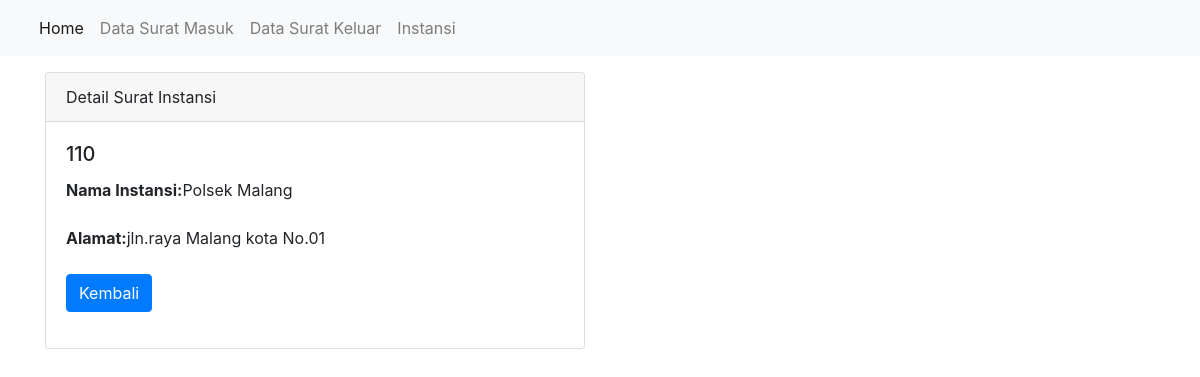
/instansi/detail/110, run on the app's committed database.
### tables this page shows
CREATE TABLE `instansi` (
  `nomor_instansi` int(100) NOT NULL,
  `nama_instansi` varchar(100) NOT NULL,
  `alamat` varchar(100) NOT NULL
);

### application/controllers/instansi.php (called while the page is built, shortened)
<?php
class instansi extends CI_Controller
{
    public function __construct()
    {
        $this->load->model('instansi_model');
    }
    public function detail($nomor_instansi)
    {
        $data['title'] = 'Detail Instansi';
        $data['instansi'] = $this->instansi_model->getinstansiByID($nomor_instansi);
        $this->load->view('template/header', $data);
        $this->load->view('instansi/detail', $data);
        $this->load->view('template/footer');
    }
}

### index.php (called while the page is built, shortened)
<?php
require_once BASEPATH.'core/CodeIgniter.php';

### application/models/instansi_model.php (called while the page is built, shortened)
<?php
class instansi_model extends CI_Model
{
    public function getinstansiByID($nomor_instansi)
    {
        return $this->db->get_where('instansi', ['nomor_instansi' => $nomor_instansi])->row();
    }
}

### application/views/instansi/detail.php (the view)
<div class="container">
	<div class="row mt-3">
		<div class="col-md-6">
			<div class="card">
				<div class="card-header">
					Detail Surat Instansi
				</div>
				<table class="table table-striped">
					<tr style="background-color: sumary">
						<div class="card-body">
							<h5 class="card-title"><?= $instansi->nomor_instansi; ?></h5>
							<p class="card-text">
								<label for=""><b>Nama Instansi:</b></label><?= $instansi->nama_instansi;
																			['nama_instansi']; ?>
							</p>
							<p class="card-text">
								<label for=""><b>Alamat:</b></label><?= $instansi->alamat;
																	['alamat']; ?>
							</p>
							<a href="<?= base_url(); ?>surat_masuk" class="btn btn-primary">Kembali</a>
						</div>
			</div>
		</div>
	</div>
</div>

### data on the page
instansi: nomor_instansi "110", nama_instansi "Polsek Malang", alamat "jln.raya Malang kota No.01"
